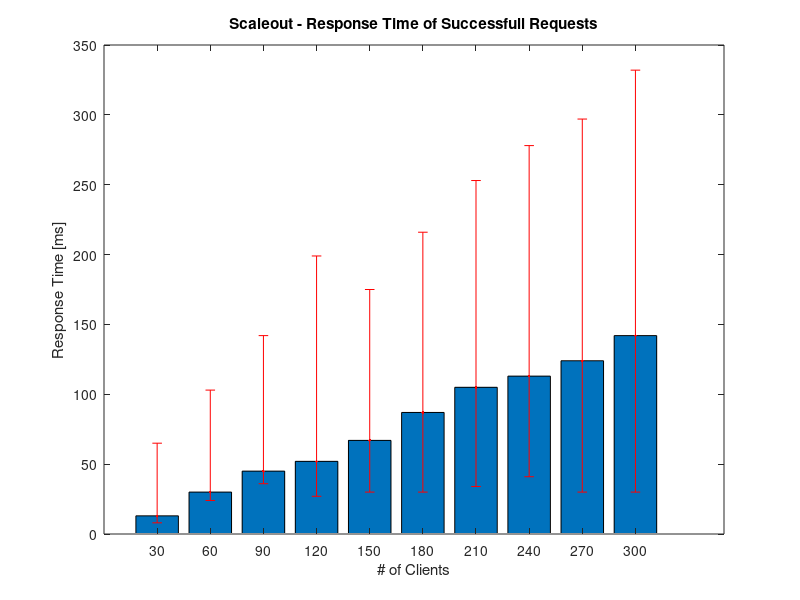
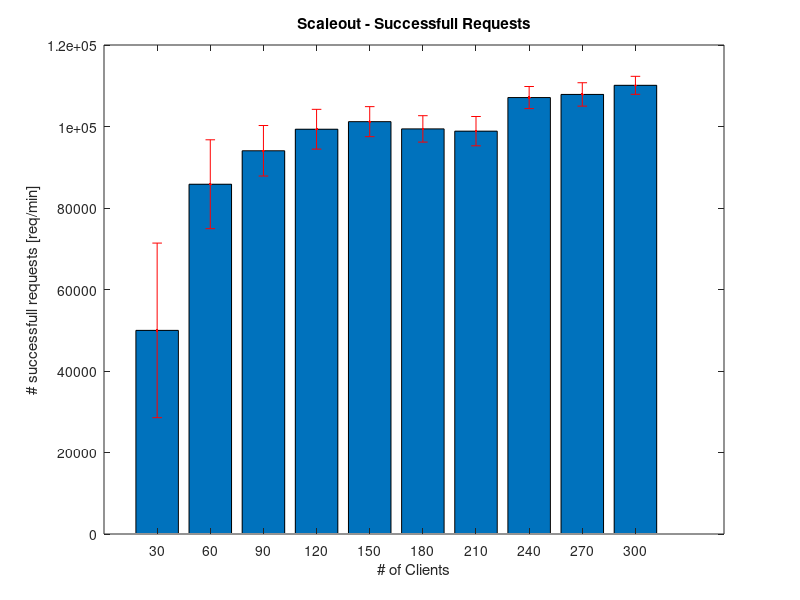
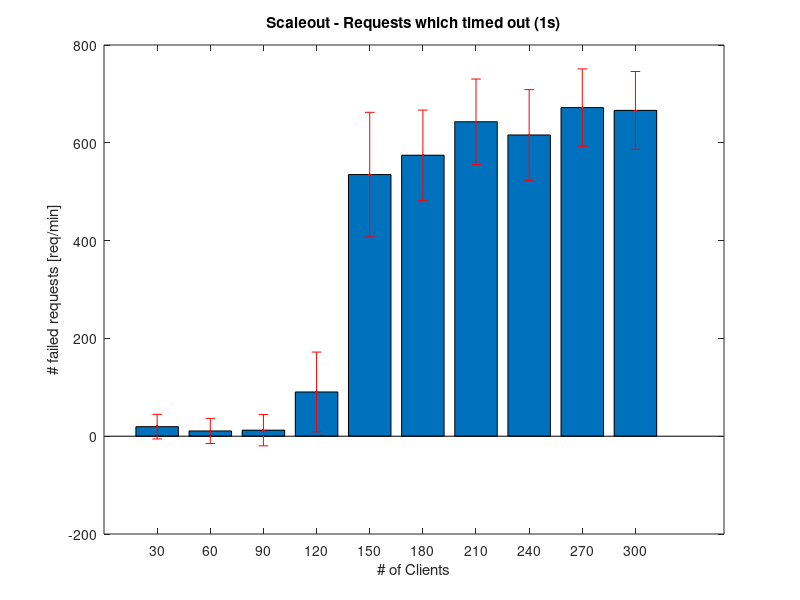
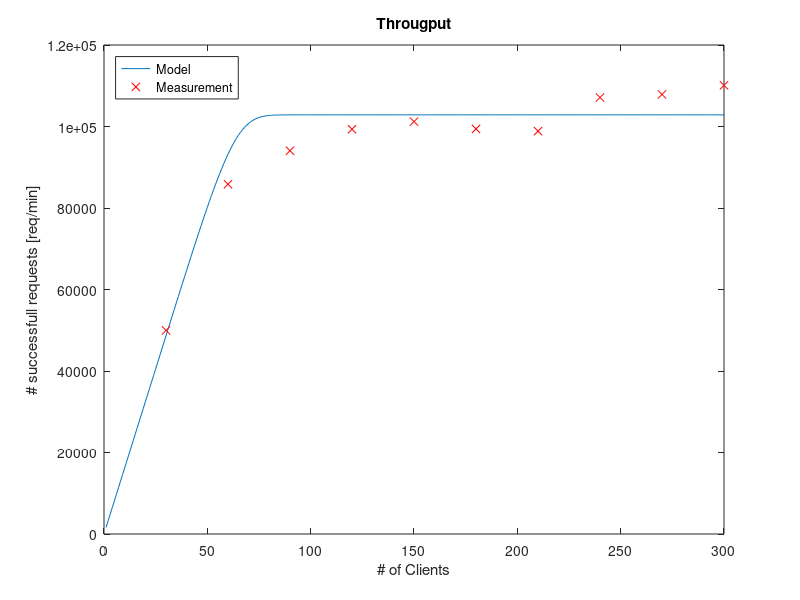

MATLAB code to generate these figures, in order:
%% Measurement Values
% measurement values obtained from scaleout-experiment.ods

client_count = [
30
60
90
120
150
180
210
240
270
300
];
client_count = client_count';

% mean response time
r_mean = [
20.1794061658
32.0959262188
48.0152894942
60.3098728933
72.4623158877
91.6506450903
109.2957860843
116.423365335
129.9384219978
146.6251175799
];

% responsetime median
r_mean = r_mean';

r_median = [
13
30
45
52
67
87
105
113
124
142
];

r_median = r_median';

%%
r_median_extended = [r_median 10.7235463551 21.7317961836];
client_count_extended = [client_count 15 45];


% responsetime 2.5% percentil
r_0025 = [
5
6
9
25
37
57
71
72
94
112

];

r_0025 = r_0025';

% responsetime 97.5% percentil
r_0975 = [
52
73
97
147
108
129
148
165
173
190
];

r_0975 = r_0975';

% throughput in [req/30s]
x = [24984.9230769231	42916.3846153846	47023.3076923077	49665.8461538462	50595.4615384615	49707.6153846154	49429	53552.5384615385	53935.6923076923	55054.1538461538];
x_stddev = [10710.809691316	5452.35696035	3098.7271952802	2440.7134150406	1841.9677709533	1619.2004991385	1798.5455234717	1355.0678098275	1434.2769017067	1103.0914019362];
x_extended = [x 25226.1538461538	44690.3076923077];

x = x * 2;
x_stddev = x_stddev * 2;
x_extended = x_extended * 2;
 
% failed messages  in [req/30s]
x_fail = [9.7692307692	5.3846153846	6.1538461538	45.2307692308	267.5384615385	287.3076923077	321.5384615385	308	336	333.1538461538];
x_fail_stddev = [12.5708249938	12.8616902825	15.9835652773	40.8047257193	63.6508907827	46.1760843861	43.6570257511	46.3788745012	39.5706119909	39.7488912924];

 x_fail = x_fail * 2;
 x_fail_stddev = x_fail_stddev* 2;


%% load MVA file

mvaDataStruct = importdata('mva.csv',',',1);
mvaData = mvaDataStruct.data;

 
%% Parameters

% thinktime Z
Z = 15;

D_max = 22;
D_tot = 300;

%% Plots Experiment

close all;

h = figure;
bar(client_count, r_median);
hold on;
errorbar(client_count, r_median, r_0025, r_0975, '.r')
hold off;
title('Scaleout - Response Time of Successfull Requests');
xlabel('# of Clients');
ylabel('Response Time [ms]');

set(h,'Position',[1 1 1024 678]);
saveas(h,'experiment-rt','epsc2');


h = figure;
bar(client_count, x);
hold on;
errorbar(client_count, x, x_stddev, '.r');
hold off;
title('Scaleout - Successfull Requests');
xlabel('# of Clients');
ylabel('# successfull requests [req/min]');

set(h,'Position',[1 1 1024 678]);
saveas(h,'experiment-tp','epsc2');


h = figure;
bar(client_count, x_fail);
hold on;
errorbar(client_count, x_fail, x_fail_stddev, '.r');
hold off;
title('Scaleout - Requests which timed out (1s)');
xlabel('# of Clients');
ylabel('# failed requests [req/min]');

set(h,'Position',[1 1 1024 678]);
saveas(h,'experiment-err','epsc2');

%% Plot MVA

h = figure;
plot(mvaData(:,1), 60000 * mvaData(:,2));
hold on;
plot(client_count, x, 'xr');
hold off;
title('Througput');
legend_handle = legend('Model','Measurement');
set(legend_handle, 'Location','NorthWest');
xlabel('# of Clients');
ylabel('# successfull requests [req/min]');

set(h,'Position',[1 1 1024 678]);
saveas(h,'mva-tp','epsc2');

h = figure;
plot(mvaData(:,1), mvaData(:,3));
hold on;
plot(client_count, r_median, 'xr');
hold off;
title('Response Time');
legend_handle = legend('Model','Measurement');
set(legend_handle, 'Location','NorthWest');
xlabel('# of Clients');
ylabel('Response Time [ms]');

set(h,'Position',[1 1 1024 678]);
saveas(h,'mva-rt','epsc2');

h = figure;
plot(mvaData(:,1), mvaData(:,8), mvaData(:,1), mvaData(:,9), mvaData(:,1), mvaData(:,10), mvaData(:,1), mvaData(:,11));
title('Demand');
set(h,'Position',[1 1 1024 678]);
saveas(h,'mva-demand','epsc2');

h = figure;
plot(mvaData(:,1), mvaData(:,4), mvaData(:,1), mvaData(:,5), mvaData(:,1), mvaData(:,6), mvaData(:,1), mvaData(:,7));
title('Utilisation');
set(h,'Position',[1 1 1024 678]);
saveas(h,'mva-utilisation','epsc2');
